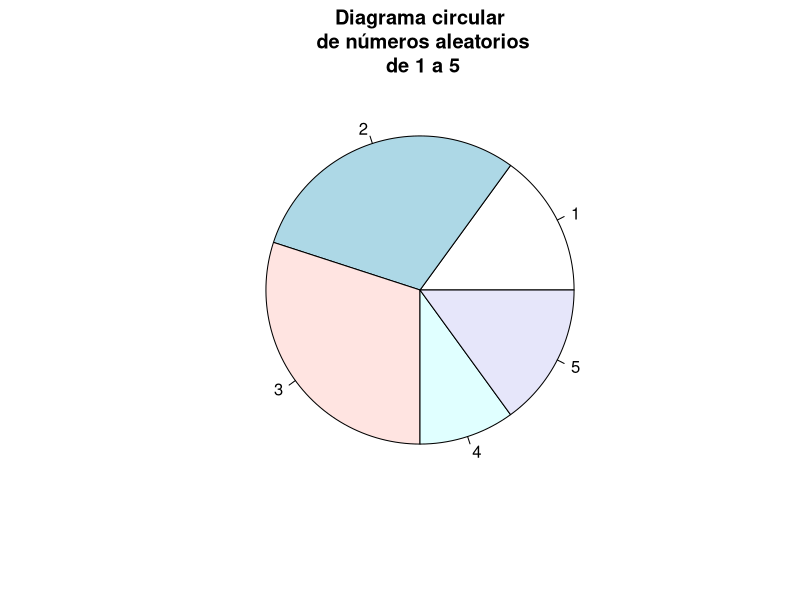
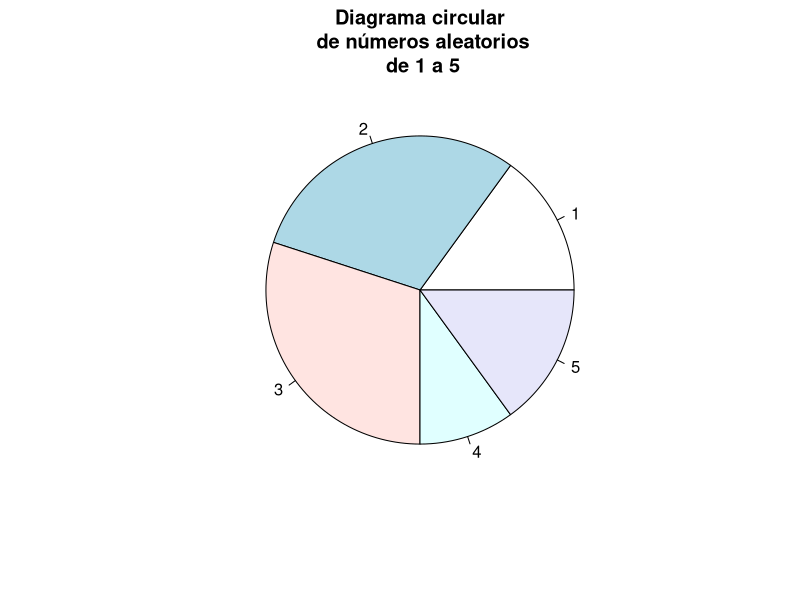

R code for these plots, in order:
## ---- chunk 1
nums = sample(1:5, size = 20, replace = TRUE)

pie(table(nums), main = "Diagrama circular\n de números aleatorios\n de 1 a 5")
pie(prop.table(table(nums)), main = "Diagrama circular\n de números aleatorios\n de 1 a 5")
